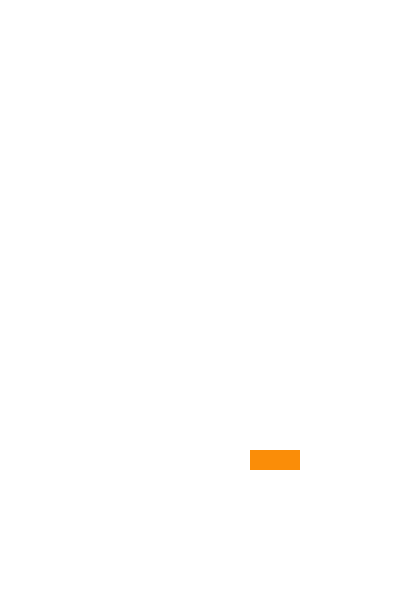
Frame 1 (no input)
Frame 60 (the mouse pressed at the canvas centre just before this capture): identical to frame 1, image omitted
Frame 120 (the mouse held since frame 60 and released just before this capture): identical to frame 1, image omitted

The Processing sketch that drew this single still picture (run headless with seeded random() and noise(); from frame 60 on, the mouse is pressed at the canvas centre):

// Processing sketch: practice06
// ── practice06.pde
//int rangeX = 60;
//int rangeNow;

void setup() {
  size(400, 600);
  smooth();
  noStroke();
  background(#ffffff);
}

int nowX = 250;
void draw() {
  background(255);
  fill(#FA8D08);
  rect(nowX, 450, 50, 20);
}

  void keyPressed () {
  if(key == CODED) {
      if(keyCode == LEFT) {
        if(nowX <= 0) {
          return;
        }
        background(255);
        fill(#FA8D08);
        rect(nowX - 50, 450, 60, 20);
        nowX -= 50;
      }
      else if(keyCode == RIGHT){
        if(350 <= nowX) {
          return;
        }
        background(255);
        fill(#FA8D08);
        rect(nowX + 50, 450, 60, 20);
        nowX += 50;     
    }
  }
}
